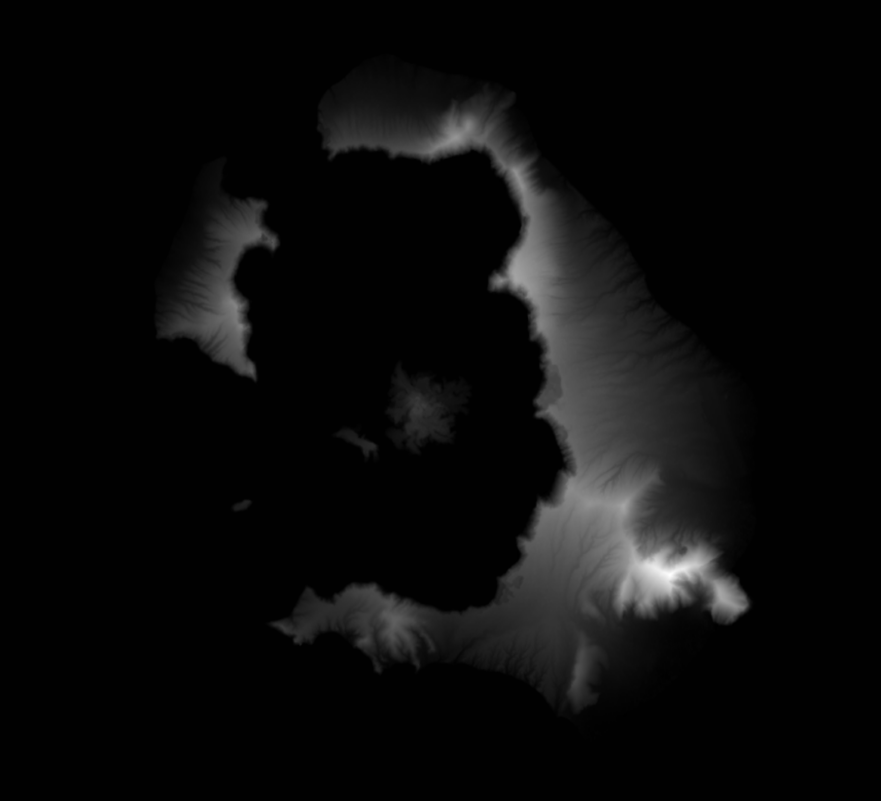
#> input picture examples/heightmap.png, 881 x 801 px, shrunk from 5535 x 5027 before the run
$ python hm2obj.py examples/heightmap.png
#> lines starting #> are read from the running program, lines starting #| are printed output that depends on the picture; long printed decimals are rounded
#!/usr/bin/env python3

from PIL import Image, ImageFilter
import numpy as np

import argparse

class HeightMap2OBJ:
    def __init__(self, file_path, blur=None, downsample_step=10, mask=None, min_z=0, max_z=100, px_per_km=100):
#> called with file_path = 'examples/heightmap.png', downsample_step = 1, min_z = 0, max_z = 100, px_per_km = 500
        self.downsample=downsample_step
        self.im = Image.open(file_path, 'r')
#> self.im is the input picture: PIL image 881x801 RGBA; mean R, G, B, A 11.2, 11.2, 11.2, 255
        if blur:
            self.im = self.im.filter(filter=ImageFilter.GaussianBlur(blur))
        self.im = np.asarray(self.im)[:, :, 0].copy()
#> self.im: shape (801, 881)

        self.width, self.height = self.im.shape
#> self.width = 801; self.height = 881

        self.im = np.interp(self.im, (np.min(self.im), np.max(self.im)), (min_z, max_z))
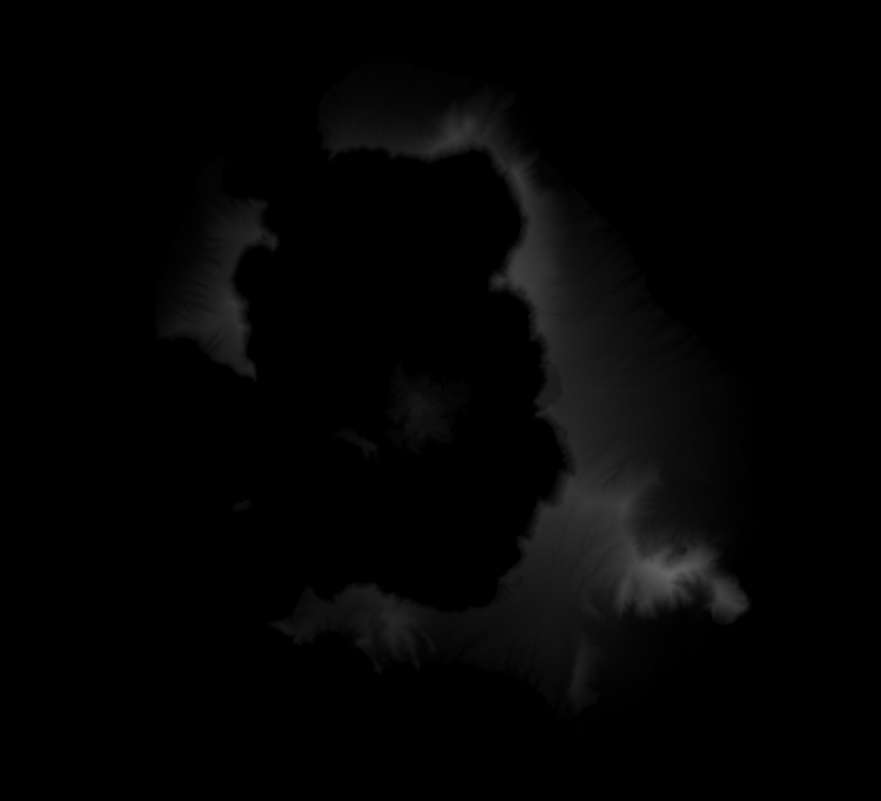
#> self.im: shape (801, 881) float64; min 0, max 100, mean 4.4
        self.m_per_px = 1000 / px_per_km

        if mask:
            self.mask = Image.open(mask, 'r')
            self.mask = np.asarray(self.mask)[::self.downsample, ::self.downsample, 0].copy().flatten()
            self.mask = self.mask != 0
        else:
            self.mask = None


    def calc_verts(self):
        vertices = []

        for x in range(0, self.width, self.downsample):
            for y in range(0, self.height, self.downsample):
                z = self.im[x, y]
                vertices.append([y*self.m_per_px, z, x*self.m_per_px])
#> after the loop, vertices = 705681 items

        return np.array(vertices)

    def calc_faces(self):
        # simple grid
        faces = []

        size_x = len(range(0, self.width, self.downsample))
#> size_x = 801
        size_y = len(range(0, self.height, self.downsample))
#> size_y = 881

        for i in range(1, (size_x-1) * size_y):
            if i % size_y == 0:
                continue
            faces.append((i, i+1, i+size_y))
            faces.append((i+1, i+1+size_y, i+size_y))

        return np.array(faces)


    def apply_mask(self, vertices, faces):
        verts = vertices[self.mask]

        dropped = np.where(~self.mask)[0] + 1

        m = np.logical_not(np.any(np.isin(faces, dropped), axis=1))
        facs = faces[m]

        indices, counts = np.unique(facs.flatten(), return_counts=True)
        edge_indices = indices[counts < 6] - 1

        vertices[edge_indices, 1] = 0

        # return all vertices or the indices of facs are wrong
        return (vertices, facs)


    def vertex_string(self, x, y, z):
        return f"v {x} {y} {z}"

    def face_string(self, i, j, k):
        return f"f {i}/{i}/1 {j}/{j}/1 {k}/{k}/1"

    def uv_string(self, u, v):
        return f"vt {u} {v}"


    def generate_obj(self, output=None):
        vertices = self.calc_verts()
        faces = self.calc_faces()

        if self.mask is not None:
            vertices, faces = self.apply_mask(vertices, faces)

        file = open(output, 'w') if output else None

        for v in vertices:
            print(self.vertex_string(v[0], v[1], v[2]), file=file)
#> this loop made 705681 passes
#> v on passes 1 to 3: [0, 0.394, 0], [2, 0.394, 0], [4, 0.394, 0]
#| v 0.0 0.3937 0.0
#| v 2.0 0.3937 0.0
#| v 4.0 0.3937 0.0
#| v 6.0 0.3937 0.0
#| v 8.0 0.3937 0.0
#| v 10.0 0.3937 0.0
#| v 12.0 0.3937 0.0
#| v 14.0 0.3937 0.0
#> (further printed lines are left out)

        print("", file=file)

        for v in vertices:
            print(self.uv_string(v[0]/(self.height*self.m_per_px), -v[2]/(self.width*self.m_per_px)), file=file)

        print("", file=file)

        print("vn 0 1 0\n", file=file)

        print("s 1\n", file=file)

        print("", file=file)

        for f in faces:
            print(self.face_string(f[2], f[1], f[0]), file=file) # fixed orientation


if __name__ == '__main__':

    parser = argparse.ArgumentParser(
                    prog='HM2OBJ',
                    description='Converts black and white heightmap images to obj files.',
                    epilog='Example Usage\n\n\t./hm2obj.py -d 10 --minz=0 --maxz=567 --px_per_km=260 -m examples/mask.png -o santorini.obj examples/heightmap.png')

    parser.add_argument('filename')
    parser.add_argument('-o', '--output')
    parser.add_argument('-b', '--blur', type=int, default=None, help='Radius to be used for Gaussian blur filter')
    parser.add_argument('-d', '--downsample', type=int, default=1, help='Calculates the z value for every d pixels')
    parser.add_argument('-m', '--mask', default=None, help='Image file to be used as mask')
    parser.add_argument('--minz', type=int, default=0, help='Minimum value for z')
    parser.add_argument('--maxz', type=int, default=100, help='Maximum value for z')
    parser.add_argument('--px_per_km', type=int, default=500, help='Number of pixels equivalent to 1 km')

    args = parser.parse_args()

    HeightMap2OBJ(args.filename, blur=args.blur, downsample_step=args.downsample,mask=args.mask, min_z=args.minz, max_z=args.maxz, px_per_km=args.px_per_km).generate_obj(output=args.output)
